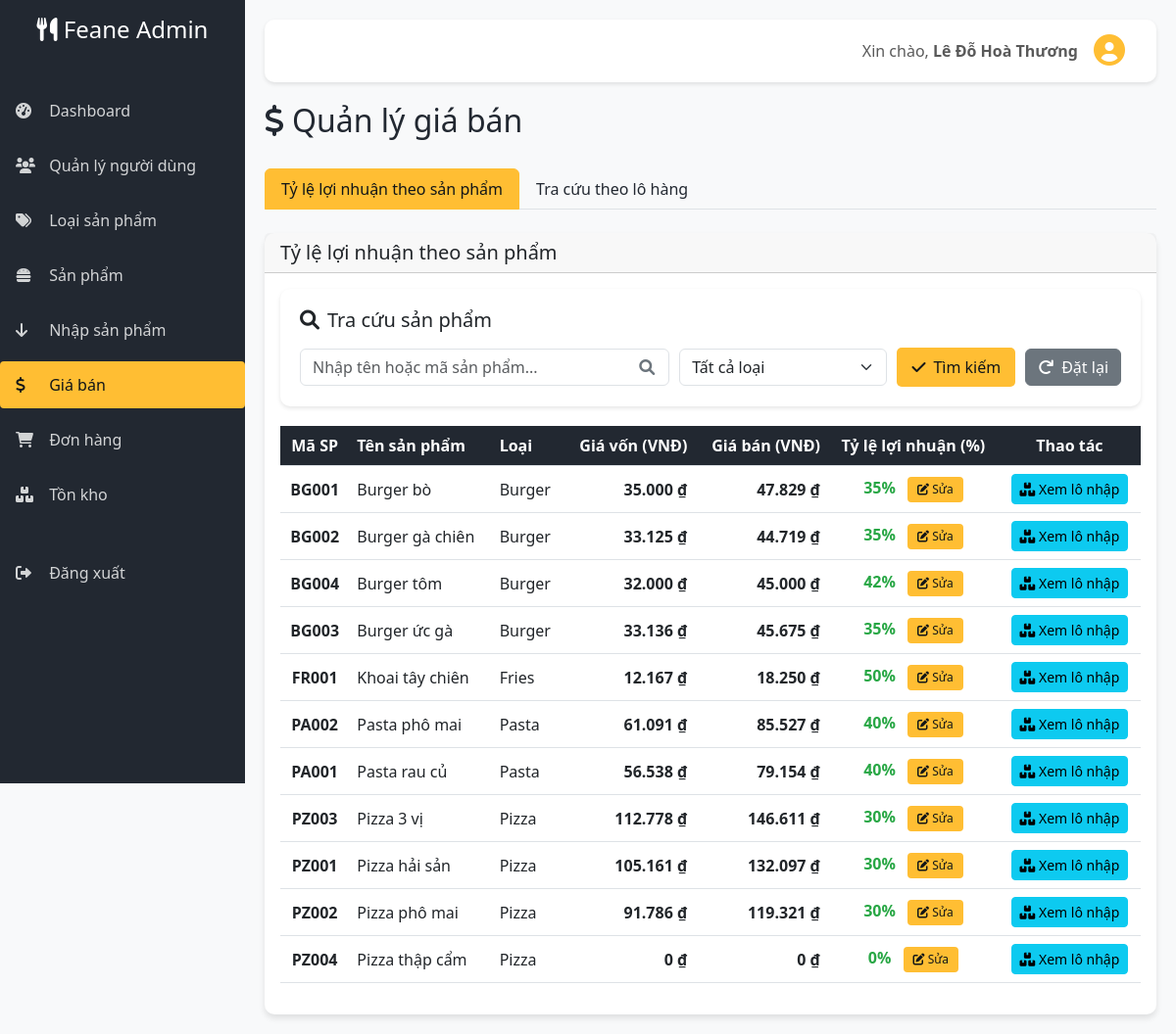
Before: /admin/pricing.php (signed in) with the older database file.
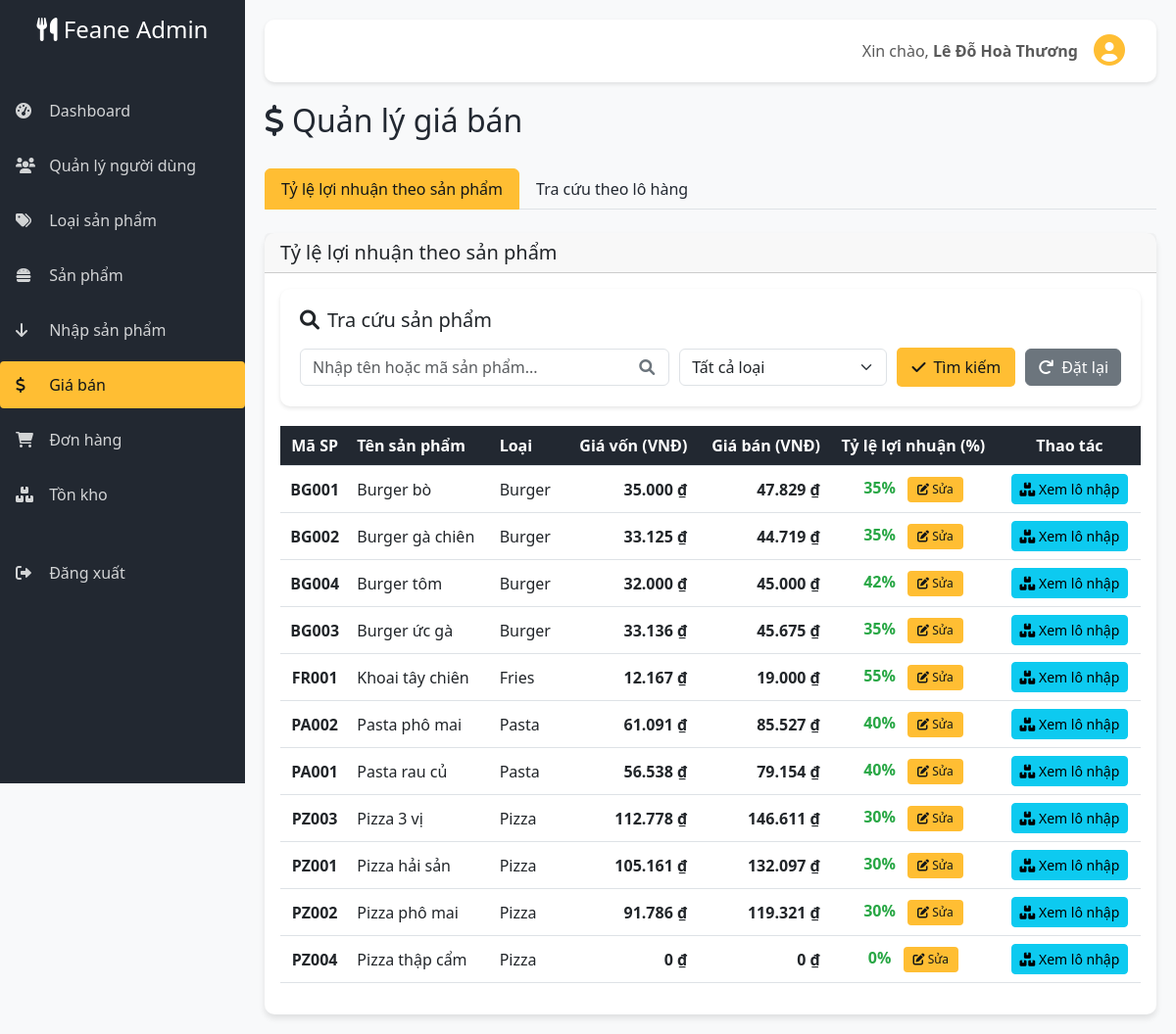
After: the same page with the newer database file.
### tables this page shows
CREATE TABLE `products` (
  `id` int(11) NOT NULL,
  `code` varchar(20) NOT NULL,
  `name` varchar(200) NOT NULL,
  `category_id` int(11) NOT NULL,
  `description` text DEFAULT NULL,
  `image` varchar(255) DEFAULT NULL,
  `cost_price` decimal(10,2) NOT NULL,
  `selling_price` decimal(10,2) NOT NULL,
  `stock_quantity` int(11) DEFAULT 0,
  `status` enum('active','inactive') DEFAULT 'active',
  `created_at` timestamp NOT NULL DEFAULT current_timestamp(),
  `updated_at` timestamp NOT NULL DEFAULT current_timestamp() ON UPDATE current_timestamp(),
  `profit_percentage` int(11) DEFAULT NULL
);

CREATE TABLE `categories` (
  `id` int(11) NOT NULL,
  `name` varchar(100) NOT NULL,
  `description` text DEFAULT NULL,
  `image` varchar(255) DEFAULT NULL,
  `status` enum('active','inactive') DEFAULT 'active',
  `created_at` timestamp NOT NULL DEFAULT current_timestamp(),
  `updated_at` timestamp NOT NULL DEFAULT current_timestamp() ON UPDATE current_timestamp()
);

### admin/pricing.php (the view, shortened to what the changed rows need)
<?php
$host = 'localhost';
$dbname = 'fast_food';
$username = 'root';
$password = '';
try {
    $pdo = new PDO("mysql:host=$host;dbname=$dbname;charset=utf8mb4", $username, $password);
    $pdo->setAttribute(PDO::ATTR_ERRMODE, PDO::ERRMODE_EXCEPTION);
    $pdo->setAttribute(PDO::ATTR_DEFAULT_FETCH_MODE, PDO::FETCH_ASSOC);
} catch (PDOException $e) {
    die("Database connection failed: " . $e->getMessage());
}
function formatVND($amount) {
    return number_format($amount, 0, ',', '.') . ' ₫';
}
$stmt = $pdo->query("
    SELECT p.id, p.code, p.name, p.cost_price, p.selling_price,
           p.profit_percentage, c.name as category_name, c.id as category_id
    FROM products p
    JOIN categories c ON p.category_id = c.id
    WHERE p.status = 'active'
    ORDER BY c.name, p.name
");
$products = $stmt->fetchAll();
?>
<!DOCTYPE html>
<html lang="vi">
<head>
    <link href="https://cdn.jsdelivr.net/npm/bootstrap@5.3.0-alpha1/dist/css/bootstrap.min.css" rel="stylesheet">
    <link rel="stylesheet" href="https://cdnjs.cloudflare.com/ajax/libs/font-awesome/6.0.0/css/all.min.css">
</head>
<body>
    <div class="main-content">
        <div class="page-header">
            <h2><i class="fas fa-dollar-sign me-2"></i>Quản lý giá bán</h2>
        </div>
        <div class="tab-content" id="pricingTabsContent">
            <div class="tab-pane fade show active" id="product">
                <div class="card card-custom mt-4">
                    <div class="card-body">
                        <div class="table-responsive">
                            <table class="table table-hover">
                                <thead>
                                    <tr>
                                        <th class="text-center">Mã SP</th>
                                        <th>Tên sản phẩm</th>
                                        <th>Loại</th>
                                        <th class="text-end">Giá vốn (VNĐ)</th>
                                        <th class="text-end">Giá bán (VNĐ)</th>
                                        <th class="text-center">Tỷ lệ lợi nhuận (%)</th>
                                        <th class="text-center">Thao tác</th>
                                    </tr>
                                </thead>
                                <tbody id="product-tbody">
                                    <?php foreach ($products as $product): ?>
                                    <tr data-id="<?php echo $product['id']; ?>"
                                        data-cost="<?php echo $product['cost_price']; ?>"
                                        data-category-id="<?php echo $product['category_id']; ?>">
                                        <td class="text-center"><strong><?php echo htmlspecialchars($product['code']); ?></strong></td>
                                        <td><?php echo htmlspecialchars($product['name']); ?></td>
                                        <td><?php echo htmlspecialchars($product['category_name']); ?></td>
                                        <td class="cost-price text-end"><?php echo formatVND($product['cost_price']); ?></td>
                                        <td class="selling-price text-end"><?php echo formatVND($product['selling_price']); ?></td>
                                        <td class="text-center">
                                            <div id="profit-cell-<?php echo $product['id']; ?>">
                                                <span class="profit-percentage"><?php echo $product['profit_percentage']; ?>%</span>
                                                <button class="edit-profit-btn ms-2" data-id="<?php echo $product['id']; ?>" data-profit="<?php echo $product['profit_percentage']; ?>">
                                                    <i class="fas fa-edit"></i> Sửa
                                                </button>
                                            </div>
                                        </td>
                                        <td class="text-center">
                                            <button class="btn btn-sm btn-info view-lots" data-id="<?php echo $product['id']; ?>" data-name="<?php echo htmlspecialchars($product['name']); ?>">
                                                <i class="fas fa-boxes"></i> Xem lô nhập
                                            </button>
                                        </td>
                                    </tr>
                                    <?php endforeach; ?>
                                </tbody>
                            </table>
                        </div>
                    </div>
                </div>
            </div>
        </div>
    </div>
</body>
</html>

Changed rows visible on the page:
changed products "FR001": selling_price "18.250 ₫" → "19.000 ₫"; profit_percentage "50" → "55"
